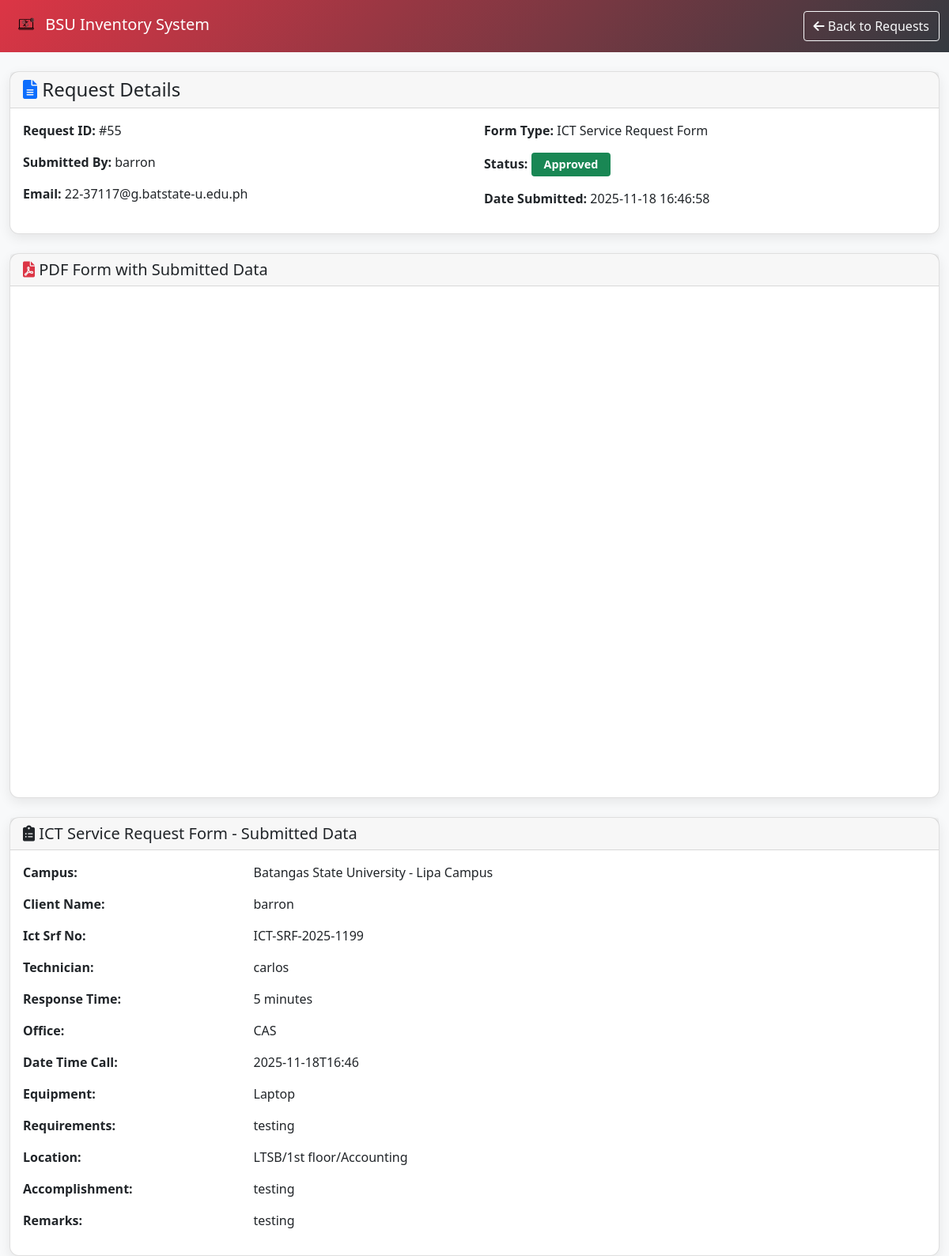
Screenshot of /admin/view_request.php?id=55 (signed in) with the database file from the repository.
### tables this page shows
CREATE TABLE `requests` (
  `id` int(11) NOT NULL,
  `user_id` int(11) NOT NULL,
  `form_type` varchar(255) NOT NULL,
  `form_data` longtext DEFAULT NULL,
  `status` enum('Pending','Completed','Approved','Rejected') DEFAULT 'Pending',
  `created_at` timestamp NOT NULL DEFAULT current_timestamp(),
  `date_updated` timestamp NULL DEFAULT current_timestamp() ON UPDATE current_timestamp(),
  `updated_at` timestamp NULL DEFAULT NULL ON UPDATE current_timestamp()
);

CREATE TABLE `users` (
  `id` int(11) NOT NULL,
  `full_name` varchar(255) NOT NULL,
  `email` varchar(255) NOT NULL,
  `role` enum('admin','technician','department_admin') NOT NULL DEFAULT 'technician',
  `phone_number` varchar(20) NOT NULL,
  `password` varchar(255) NOT NULL,
  `profile_image` varchar(255) DEFAULT NULL,
  `created_at` timestamp NOT NULL DEFAULT current_timestamp(),
  `updated_at` timestamp NOT NULL DEFAULT current_timestamp() ON UPDATE current_timestamp()
);

### admin/view_request.php (the view, shortened to what this page needs)
<?php
require_once '../includes/db.php';
$id = $_GET['id'] ?? 0;
$id = intval($id);
$query = "SELECT r.*, u.full_name, u.email FROM requests r
          LEFT JOIN users u ON r.user_id = u.id
          WHERE r.id = $id LIMIT 1";
$result = $conn->query($query);
$request = $result->fetch_assoc();
$form_data = isset($request['form_data']) ? json_decode($request['form_data'], true) : [];
function displayFormData($data, $form_type) {
    $html = '<div class="card">';
    $html .= '<div class="card-header"><h5 class="mb-0"><i class="fas fa-clipboard-list"></i> ' . htmlspecialchars($form_type) . ' - Submitted Data</h5></div>';
    $html .= '<div class="card-body">';
    unset($data['form_type']);
    if (empty($data)) {
        $html .= '<div class="alert alert-info text-center">No form data was submitted.</div>';
    } else {
        foreach ($data as $key => $value) {
            if (is_array($value)) {
                $cleanValues = [];
                foreach ($value as $item) {
                    if (is_array($item)) {
                        $cleanValues = array_merge($cleanValues, array_filter($item, function($subItem) {
                            return !empty(trim((string)$subItem));
                        }));
                    } else {
                        $cleanItem = trim((string)$item);
                        if (!empty($cleanItem)) {
                            $cleanValues[] = $cleanItem;
                        }
                    }
                }
                if (empty($cleanValues)) continue;
                $value = implode(', ', $cleanValues);
            } else {
                $value = trim((string)$value);
                if (empty($value)) continue;
            }
            $label = ucwords(str_replace(['_', '-'], ' ', $key));
            $html .= '<div class="row mb-3">';
            $html .= '<div class="col-md-3"><strong>' . htmlspecialchars($label) . ':</strong></div>';
            $html .= '<div class="col-md-9">' . htmlspecialchars($value) . '</div>';
            $html .= '</div>';
        }
    }
    $html .= '</div></div>';
    return $html;
}
?>
<!DOCTYPE html>
<html lang="en">
<head>
    <link href="https://cdn.jsdelivr.net/npm/bootstrap@5.1.3/dist/css/bootstrap.min.css" rel="stylesheet">
    <link href="https://cdnjs.cloudflare.com/ajax/libs/font-awesome/6.0.0/css/all.min.css" rel="stylesheet">
</head>
<body>
    <nav class="navbar navbar-expand-lg navbar-dark">
        <div class="container-fluid">
            <a class="navbar-brand" href="request.php">
                <img src="../images/Ict logs.png" alt="Logo" style="height:40px;"> BSU Inventory System
            </a>
            <div class="navbar-nav ms-auto">
                <a href="request.php" class="btn btn-outline-light"><i class="fas fa-arrow-left"></i> Back to Requests</a>
            </div>
        </div>
    </nav>
    <div class="container-fluid mt-4">
        <div class="row">
            <div class="col-12">
                <div class="card mb-4">
                    <div class="card-header">
                        <h4 class="mb-0"><i class="fas fa-file-alt text-primary"></i> Request Details</h4>
                    </div>
                    <div class="card-body">
                        <div class="row">
                            <div class="col-md-6">
                                <p><strong>Request ID:</strong> #<?= htmlspecialchars($request['id']) ?></p>
                                <p><strong>Submitted By:</strong> <?= htmlspecialchars($request['full_name'] ?? 'Unknown') ?></p>
                                <p><strong>Email:</strong> <?= htmlspecialchars($request['email'] ?? 'N/A') ?></p>
                            </div>
                            <div class="col-md-6">
                                <p><strong>Form Type:</strong> <?= htmlspecialchars($request['form_type']) ?></p>
                                <p><strong>Status:</strong>
                                    <?php
                                    $statusClass = match ($request['status']) {
                                        'Approved' => 'bg-success',
                                        'Rejected' => 'bg-danger',
                                        default => 'bg-warning text-dark'
                                    };
                                    ?>
                                    <span class="badge status-badge <?= $statusClass ?>">
                                        <?= htmlspecialchars($request['status']) ?>
                                    </span>
                                </p>
                                <p><strong>Date Submitted:</strong> <?= htmlspecialchars($request['created_at']) ?></p>
                            </div>
                        </div>
                    </div>
                </div>
                <div class="card mb-4">
                    <div class="card-header">
                        <h5 class="mb-0"><i class="fas fa-file-pdf text-danger"></i> PDF Form with Submitted Data</h5>
                    </div>
                    <div class="card-body p-0">
                        <iframe id="pdfFrame" name="pdfFrame" style="width: 100%; height: 80vh; border: none;" title="PDF Form"></iframe>
                    </div>
                </div>
                <?php if (!empty($form_data)): ?>
                    <?= displayFormData($form_data, $request['form_type']) ?>
                <?php endif; ?>
            </div>
        </div>
    </div>
</body>
</html>

### admin/view_request.php (style rules this page uses)
:root { --primary-color: #dc3545; --secondary-color: #343a40; }
body { background: #f8f9fa; }
.navbar { background: linear-gradient(135deg, var(--primary-color) 0%, var(--secondary-color) 100%); }
.card { border-radius: 12px; box-shadow: 0 5px 15px rgba(0,0,0,0.08); }
.status-badge { font-size: 0.9rem; padding: 0.5rem 1rem; }

### rows the page displays
requests: id "55", user.full_name "barron", user.email "22-37117@g.batstate-u.edu.ph", form_type "ICT Service Request Form", status "Approved", created_at "2025-11-18 16:46:58"

### other values shown
$label "Campus"
$value "Batangas State University - Lipa Campus"
$label "Client Name"
$value "barron"
$label "Ict Srf No"
$value "ICT-SRF-2025-1199"
$label "Technician"
$value "carlos"
$label "Response Time"
$value "5 minutes"
$label "Office"
$value "CAS"
$label "Date Time Call"
$value "2025-11-18T16:46"
$label "Equipment"
